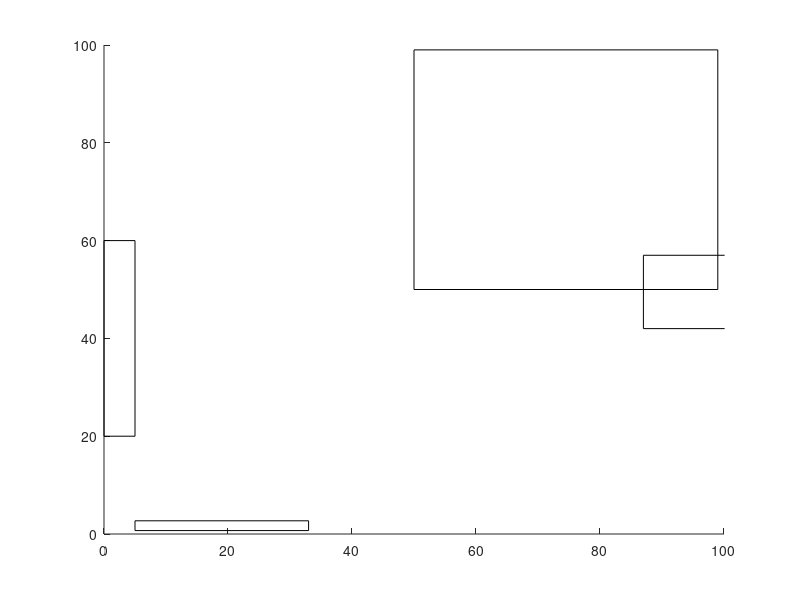

Write the MATLAB code that produced this figure. (Note: this script raises an error after producing the figure.)
%First thing: Write a header
%In this session, we will cover all skills needed to implement the Posner
%paradigm. If you can do this, you can start working in any attention lab
%today. We'll also introduce our last data type: Structures. And delve
%deeper into randomness. 
%Who did this?
%How can I reach them?
%When? 

%% 0 Init
clear all
close all 
clc 

%% 1 Structures
%They are a great type for storing data. Why? Because they have "field
%labels". You don't have to remember which column represents what. 
%(This is particularly critical for scientific computing, because in our
%field, the numbers usually represent something. In Math, the numbers stand
%for themselves)

%Analogy: Biology. 
%DNA: Structures - storage unit for the genetic code
%RNA: Matrices - what makes the actual proteins

%I advise a similar approach: Store data in structures, do computations in
%copied matrices. It's a hybrid approach. Technically, you don't have to do
%this. You can get away without using structures or you could use only
%structures. 

%Let's declare one
participants = struct(); 
%The pictogram of a structure in the workspace is a tree, one the side. 
%This is important to note. Structures are inherently nested or
%hierarchical. So you can represent data from complex experiments
%efficiently. Today, we'll probably only use 1 or 2 hierarchy levels
participants(1).Name = 'Helena';
participants(2).Name = 'Christina'; 
participants(3).Name = 'Dan'; 

%This creates the first field, "Name". The parantheses after the structure
%name tells you which entry you want to modify. 
%The field name is accessed by a dot, because it is an object.

participants(1).Condition = 'A';
participants(2).Condition = 'B';
participants(3).Condition = 'AB';

%A big advantage of structures is that you can mix and match whatever you
%want: Numbers, strings, dates, and other matrices. Or even other
%structures. Cell arrays, whatever you want. 
%Think of it as a big container with many differently shaped and labeled
%compartments. 
participants(1).Age = 22;
participants(2).Age = 23;
participants(3).Age = 19;

participants(1).DATA = [12 30 20 15];
participants(2).DATA = [5 7 10 11];
participants(3).DATA = [12 nan 20 15];

%So much for 1 level structures. You can have as many fields and levels as
%you want. Let's add one. I leave the rest as an exercise to the reader
participants(1).DATA2.cond1 = [12 20];
participants(2).DATA2.cond1 = [5 7];
participants(3).DATA2.cond1 = [90 78];
participants(1).DATA2.cond2 = [17 25];
participants(2).DATA2.cond2 = [6 8];
participants(3).DATA2.cond2 = [50 13];

%The advantage of this is that you can represent the logical structure of
%your experiment in this way. Some conditions are nested, some measures are
%repeated, etc. It's best to bake this into the logical structure of the
%data. Instead of keeping track of this later (in a flat matrix)

%In general (and this can be proved mathematically) there is a tradeoff
%between structures (how data is represented) and processes (operations on
%data). What can be be proved is that it doesn't matter. You can compute
%anything either way. But not all representations are equally efficient.
%I'm going to teach a good balance (I hope). 

%If this is arcane, don't panic. We'll get used to all of this over time. 

%% 2 Non-text stimulus presentation 
%Next week: Free form stimulus generation of sights and sounds!
%Today, we'll lean on pre-existing objects in MATLAB to make graphical
%stimuli. Between this and last week, that's enough to recreate basically
%all cognitive psych experiments from the 1980s. 

f1 = figure %Open a new figure and call it f1

%To make the posner stimuli, we need to be able to show squares, which are
%specialized rectangles. We need 4 numbers to represent any rectangle. In
%photoshop, it is the 2 opposing vertices (x and y), in Matlab it is the
%lower left starting position (x and y), plus width, plus height. 
h1 = rectangle('Position',[5 0.7 28 2])
xlim([0 100])
ylim([0 100])
h2 = rectangle('Position',[0 20 5 40])
h3 = rectangle('Position',[87 42 25 15])
h4 = rectangle('Position',[50 50 49 49])

%The rectangle object is very versatile. In addition to a position, it also
%has a "curvature" property. In combination, you can make most shapes you
%want just with the rectangle object. For instance, "curvature" shows how
%beveled the edges are
h4.Curvature = [0.5 0.5]
axis square %Makes the aspect ratio the same
axis equal  %Makes the unit size the same. We don't have to do this because we specificed equal x and y limits, but this is the general way to do it


%% Transforming a rectangle into a circle (going through ellipsoids)
stepSize = 0.01;  %The smaller the smoother
f2 = figure;
axis equal
axis square
xlim([0 100])
ylim([0 100]) %If you don't do this, in this order, the aspect ratio will be off

h1 = rectangle('Position',[25 25 50 50])
h1.FaceColor = [1 0 0]; %Red
h1.LineWidth = 5; %Make thicker edges
h1.EdgeColor = [1 1 0]; %Yellow glow
for ii = 0:stepSize:1
    h1.Curvature = [ii]; %Case sensitive
    title(['Curvature = ', num2str(ii)]) %A complex title. Titles have to be strings. If I want to use numbers as part of the title, I have to convert them first
    
    pause(0.1)
    shg
end

%% 3 Making the rectangle flash at a given time
f3 = figure; %Open a new figure
h3 = rectangle('Position', [0.3 0.6 0.3 0.3])
xlim([0 1])
ylim([0 1])
h3.EdgeColor = 'w'; %Lets make it invisible to begin with
h4 = rectangle('Position', [0.4 0.7 0.1 0.1])
h4.EdgeColor = 'w'; %Lets make it invisible to begin with

shg
%I want to make it flash after 2 seconds of figure onset
pause(2)
h3.FaceColor = [0 0 1]; %Blue
h4.FaceColor = [1 0 1]; %Purple
h4.EdgeColor = [1 0 1]; %Purple
pause(0.1) %Good flash time
h3.FaceColor = [1 1 1]; %Make it white again
h4.FaceColor = [1 1 1]; %Make it white again
h4.EdgeColor = [1 1 1]; %Make it white again   

%Now we have the basic capabilities to do stimulus generation and
%presentation of graphics objects. But there are a lot of nuances to make
%it work properly

%% For instance: if this was an experiment like posner, should the onset of
%the flash always be the same? Probably not. We could specify an array of
%possible onset times. We could also randomize it

f4 = figure; %Open a new figure

for ii = 1:100
h5 = rectangle('Position', [0.3 0.6 0.3 0.3])
xlim([0 1])
ylim([0 1])
h5.EdgeColor = 'w'; %Lets make it invisible to begin with


shg
%I want to make it flash after 2 seconds of figure onset
scaleFactor = 3; %Maximal wait time is 3 seconds
pauseTime = rand(1) * scaleFactor %Rand draws from 0 to 1, uniformly 
pause(pauseTime)
h5.FaceColor = [0 0 1]; %Blue
pause(0.1) %Good flash time
h5.FaceColor = [1 1 1]; %Make it white again
end

%% 5 MOMA: Descent into complete randomness
f5 = figure; 
for ii = 1:1000 %We could make this random too, or just make it an infinite loop, with while
    h6 = rectangle('Position',[rand(1,4)]); %We want it to come up at a random position
    xlim([0 2]) %To accommodate all posible rectangles
    ylim([0 2]) %To accommodate all posible rectangles
    h6.Visible = 'off'% Let's make it invisible to begin with
    h6.Curvature = rand(1,1); %Random beveling
    shg
    pauseTime = rand(1)*0.5; %Fast
    pause(pauseTime) %Flash onset after this
    h6.EdgeColor = rand(1,3);
    h6.LineWidth = rand(1)*10;
    h6.FaceColor = rand(1,3);    
    set(gcf,'color',rand(1,3))
    set(gca,'color',rand(1,3))
    axis off
    h6.Visible = 'on'; %Make it visible
    pause(rand(1)*0.2)
    h6.Visible = 'off'; %Back to invisible
end

%% 6 As we lean heavily on randomness, this is a good step to discuss random numbers. 
%Lots of things can go wrong. 

%First question: Are the numbers coming out of the rng (random number
%generator) in MATLAB actually random? 
%Actually, no. The numbers are 100% deterministic. They just look random to
%you. This is called "pseudorandom". To get actual random numbers, you will
%have to hook Matlab up to a hardware random number generator. 
%The trickiness: Because we're not going to do that, but use MATLABs random
%number generator, we have to be careful. Because the numbers are
%pseudorandom.

%I will teach an old way (that always works) and a new way (that is much
%better, but doesn't work for everyone). Because the rng is an object now

%RNG seeds the random number generator to a number. This controls how all random functions work.
%Randi, rand, randn, randperm, and so on. 
%For instance

rand(1,5)

rng(1234)
rand(1,5)

%Whether you want to seed the random number generator to something known or
%not is up to you. But every time you use the same seed, you will get the
%same numbers. Instead of storing random images, for instance. You could
%just store the seed you used to generate them.

%Here is how a seed works: Think of a very large number. Like a mersenne
%prime. Think about pi. How many digits of pi are there. Lots of them. Are
%the consecutive numbers in the list deterministic or random? Both. 
pi
%Imagine you had all the digits of pi. To get a sequence of effectively
%random numbers (but that are 100% deterministic), all you need is the
%starting point. That is what a seed is. Instead of pi, we use a Mersenne
%prime, but it is the same principle. 

%Here is how you can go wrong. Say you want to randomize the order of
%trials for each participant. You expect 1,000 participants. You want to
%store the seed. What most people do is to hook this up to the system
%clock. If you read any computer science book, that's what they recommend. 
%However, this is tricky in practice
%Many people use something like this
seedNumber = round(sum(clock)) %Clock gets the system time in seconds, but it is a vector. 
%We want a single number. So we need to sum it. And it expects integer, so
%we need to round.
%The problem with this: There are only about 120 unique numbers you can
%get.
%If you have 1000 participants, some of them will share sequences. 

%Since we are talking about dates anyway, let's do something cool.
%In excel, day 1 is January 1st, 1900. 
%In some applications, day is January 1st, 1980. 
%In MATLAB, day 1 is January 1st, year 0. But there are
%issues. I thought Jesus Christ was born on 12/24, also is there a year 0?
%Years are like MATLAB, there is no 0. Python starts with 0. 
%To get a sense of this, use the now function, now is a number.
datestr(359+365);

%The solution is to either hook up the seed to the participant number -
%assuming that each participant has a unique number, or increase the
%granularity of the clock, something like that;
temp = clock.*1e6;
seedNumber = round(sum(temp)); 
rng(seedNumber)